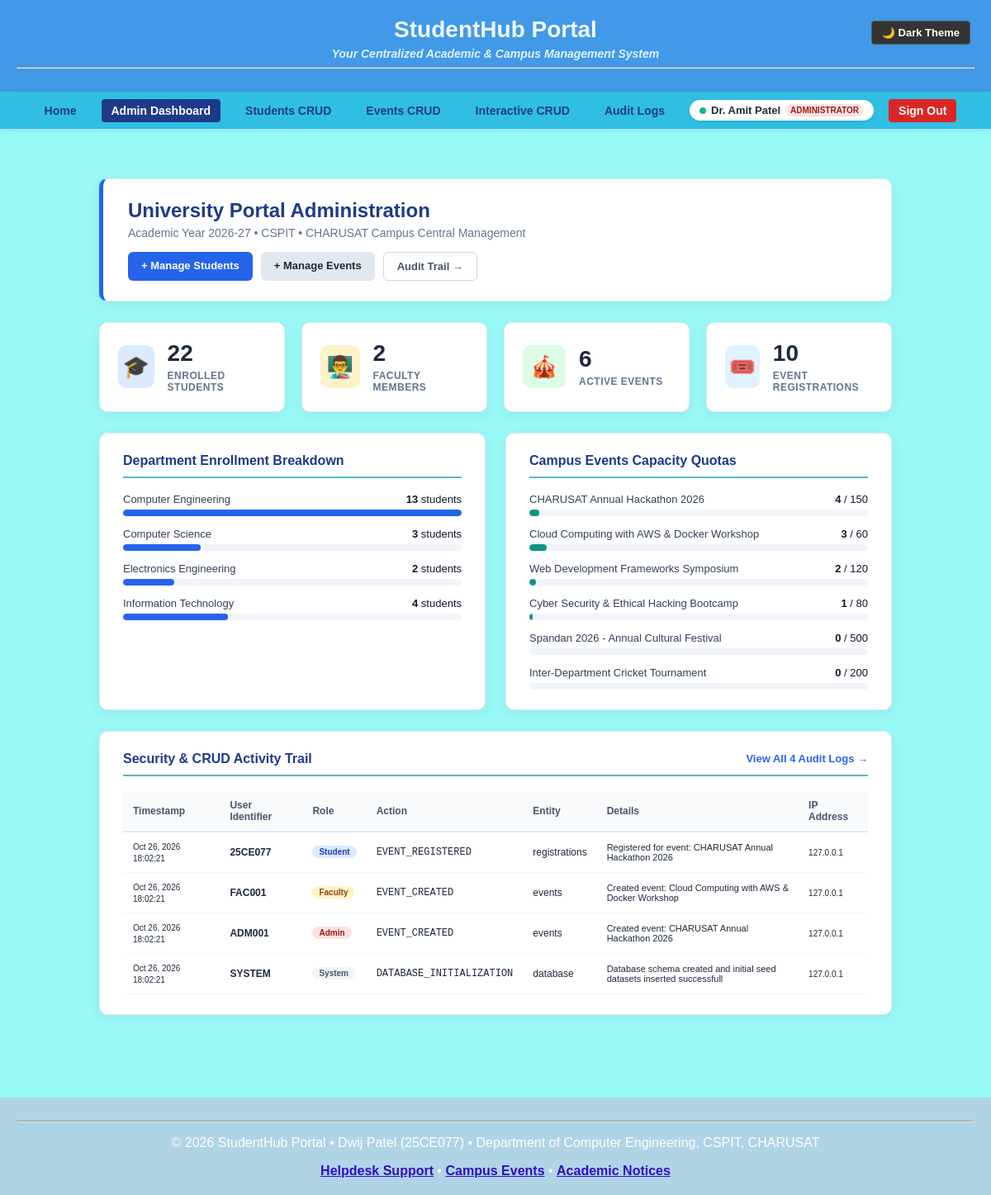
Screenshot of /Final_Practical/Admin.php (signed in) with the database file from the repository.
### tables this page shows
CREATE TABLE `audit_logs` (
  `log_id` INT AUTO_INCREMENT NOT NULL,
  `user_id` VARCHAR(20) DEFAULT NULL,
  `role` VARCHAR(20) DEFAULT NULL,
  `action` VARCHAR(50) NOT NULL,
  `entity` VARCHAR(50) NOT NULL,
  `entity_id` VARCHAR(50) DEFAULT NULL,
  `details` TEXT DEFAULT NULL,
  `ip_address` VARCHAR(45) DEFAULT NULL,
  `created_at` DATETIME NOT NULL DEFAULT CURRENT_TIMESTAMP,
  PRIMARY KEY (`log_id`),
  KEY `idx_audit_user` (`user_id`),
  KEY `idx_audit_action` (`action`),
  KEY `idx_audit_entity` (`entity`),
  KEY `idx_audit_created` (`created_at`)
);

### Final_Practical/Admin.php (the view, shortened to what this page needs)
<?php
$pdo  = getDB();
$totalStudents      = 0;
$totalFaculty       = 0;
$totalEvents        = 0;
$totalRegistrations = 0;
$totalAuditLogs     = 0;
$deptDistribution   = [];
$eventRegistrations = [];
$recentLogs         = [];
try {
    $totalStudents = (int)$pdo->query("SELECT COUNT(*) FROM students WHERE role = 'student'")->fetchColumn();
    $totalFaculty  = (int)$pdo->query("SELECT COUNT(*) FROM students WHERE role = 'faculty'")->fetchColumn();
    $totalEvents   = (int)$pdo->query("SELECT COUNT(*) FROM events")->fetchColumn();
    $totalRegistrations = (int)$pdo->query("SELECT COUNT(*) FROM registrations WHERE status != 'cancelled'")->fetchColumn();
    $totalAuditLogs = (int)$pdo->query("SELECT COUNT(*) FROM audit_logs")->fetchColumn();
    $deptStmt = $pdo->query(
        "SELECT course, COUNT(*) AS count
         FROM students
         WHERE role = 'student'
         GROUP BY course"
    );
    $deptDistribution = $deptStmt->fetchAll();
    $evtStmt = $pdo->query(
        "SELECT e.title, e.capacity, COUNT(r.registration_id) AS registered
         FROM events e
         LEFT JOIN registrations r ON e.event_id = r.event_id AND r.status != 'cancelled'
         GROUP BY e.event_id
         ORDER BY e.event_date ASC
         LIMIT 6"
    );
    $eventRegistrations = $evtStmt->fetchAll();
    $logStmt = $pdo->query(
        "SELECT log_id, user_id, role, action, entity, details, ip_address, created_at
         FROM audit_logs
         ORDER BY created_at DESC
         LIMIT 8"
    );
    $recentLogs = $logStmt->fetchAll();
} catch (PDOException $e) {
    error_log('[StudentHub Admin Dashboard Error] ' . $e->getMessage());
}
require_once __DIR__ . '/includes/header.php';
?>
<main>
    <div class="admin-container">
        <div class="admin-welcome">
            <div>
                <h2>University Portal Administration</h2>
                <p>Academic Year 2026-27 &bull; CSPIT &bull; CHARUSAT Campus Central Management</p>
            </div>
            <div class="admin-quick-links">
                <a href="manage_students.php" class="btn btn-primary">+ Manage Students</a>
                <a href="manage_events.php" class="btn btn-secondary">+ Manage Events</a>
                <a href="audit_logs.php" class="btn btn-outline">Audit Trail &rarr;</a>
            </div>
        </div>
        <div class="kpi-grid">
            <div class="kpi-card">
                <div class="kpi-icon icon-students">🎓</div>
                <div class="kpi-data">
                    <span class="kpi-number"><?= $totalStudents ?></span>
                    <span class="kpi-title">Enrolled Students</span>
                </div>
            </div>
            <div class="kpi-card">
                <div class="kpi-icon icon-faculty">👨‍🏫</div>
                <div class="kpi-data">
                    <span class="kpi-number"><?= $totalFaculty ?></span>
                    <span class="kpi-title">Faculty Members</span>
                </div>
            </div>
            <div class="kpi-card">
                <div class="kpi-icon icon-events">🎪</div>
                <div class="kpi-data">
                    <span class="kpi-number"><?= $totalEvents ?></span>
                    <span class="kpi-title">Active Events</span>
                </div>
            </div>
            <div class="kpi-card">
                <div class="kpi-icon icon-registrations">🎟️</div>
                <div class="kpi-data">
                    <span class="kpi-number"><?= $totalRegistrations ?></span>
                    <span class="kpi-title">Event Registrations</span>
                </div>
            </div>
        </div>
        <div class="analytics-grid">
            <div class="analytics-card">
                <h3>Department Enrollment Breakdown</h3>
                <div class="bar-chart-list">
                    <?php
                    $maxDept = 1;
                    foreach ($deptDistribution as $d) {
                        if ($d['count'] > $maxDept) $maxDept = $d['count'];
                    }
                    foreach ($deptDistribution as $d):
                        $pct = round(($d['count'] / max(1, $maxDept)) * 100);
                    ?>
                        <div class="bar-item">
                            <div class="bar-labels">
                                <span class="bar-name"><?= htmlspecialchars($d['course'], ENT_QUOTES, 'UTF-8') ?></span>
                                <span class="bar-val"><strong><?= (int)$d['count'] ?></strong> students</span>
                            </div>
                            <div class="bar-track">
                                <div class="bar-fill fill-blue" style="width: <?= $pct ?>%;"></div>
                            </div>
                        </div>
                    <?php endforeach; ?>
                </div>
            </div>
            <div class="analytics-card">
                <h3>Campus Events Capacity Quotas</h3>
                <div class="bar-chart-list">
                    <?php foreach ($eventRegistrations as $er):
                        $capPct = min(100, round(($er['registered'] / max(1, $er['capacity'])) * 100));
                    ?>
                        <div class="bar-item">
                            <div class="bar-labels">
                                <span class="bar-name"><?= htmlspecialchars($er['title'], ENT_QUOTES, 'UTF-8') ?></span>
                                <span class="bar-val"><strong><?= (int)$er['registered'] ?></strong> / <?= (int)$er['capacity'] ?></span>
                            </div>
                            <div class="bar-track">
                                <div class="bar-fill fill-teal" style="width: <?= $capPct ?>%;"></div>
                            </div>
                        </div>
                    <?php endforeach; ?>
                </div>
            </div>
        </div>
        <div class="activity-section">
            <div class="activity-header">
                <h3>Security &amp; CRUD Activity Trail</h3>
                <a href="audit_logs.php" style="color: #2563eb; font-size: 13px; font-weight: 600; text-decoration: none;">View All <?= $totalAuditLogs ?> Audit Logs &rarr;</a>
            </div>
            <div class="table-responsive">
                <table class="activity-table">
                    <thead>
                        <tr>
                            <th>Timestamp</th>
                            <th>User Identifier</th>
                            <th>Role</th>
                            <th>Action</th>
                            <th>Entity</th>
                            <th>Details</th>
                            <th>IP Address</th>
                        </tr>
                    </thead>
                    <tbody>
                        <?php if (empty($recentLogs)): ?>
                            <tr>
                                <td colspan="7" style="text-align: center; color: #64748b; padding: 25px;">No activity logged yet.</td>
                            </tr>
                        <?php else: ?>
                            <?php foreach ($recentLogs as $log): ?>
                                <tr>
                                    <td><small><?= date('M d, Y H:i:s', strtotime($log['created_at'])) ?></small></td>
                                    <td><strong><?= htmlspecialchars($log['user_id'] ?? 'SYSTEM', ENT_QUOTES, 'UTF-8') ?></strong></td>
                                    <td><span class="role-pill role-<?= strtolower($log['role'] ?? 'guest') ?>"><?= ucfirst(htmlspecialchars($log['role'] ?? 'Guest', ENT_QUOTES, 'UTF-8')) ?></span></td>
                                    <td><code><?= htmlspecialchars($log['action'], ENT_QUOTES, 'UTF-8') ?></code></td>
                                    <td><?= htmlspecialchars($log['entity'], ENT_QUOTES, 'UTF-8') ?></td>
                                    <td class="details-snippet"><?= htmlspecialchars(mb_substr($log['details'] ?? '', 0, 70), ENT_QUOTES, 'UTF-8') ?></td>
                                    <td><small><?= htmlspecialchars($log['ip_address'] ?? '127.0.0.1', ENT_QUOTES, 'UTF-8') ?></small></td>
                                </tr>
                            <?php endforeach; ?>
                        <?php endif; ?>
                    </tbody>
                </table>
            </div>
        </div>
    </div>
</main>
<?php require_once __DIR__ . '/includes/footer.php'; ?>

### Final_Practical/Style.css (style rules this page uses)
body { font-family: Arial, Helvetica, sans-serif; background-color: #99f9f7; color: rgb(65, 39, 8); margin: 0; padding: 0; transition: background-color 0.3s ease, color 0.3s ease; }
main { text-align: center; padding: 40px 20px; max-width: 960px; margin: auto; }

### Final_Practical/Admin.php (style rules this page uses)
.admin-container { max-width: 1180px; margin: 20px auto; text-align: left; }
.admin-welcome { background: #ffffff; padding: 24px 30px; border-radius: 10px; box-shadow: 0 4px 15px rgba(0,0,0,0.06); border: 1px solid #e2e8f0; margin-bottom: 25px; display: flex; justify-content: space-between; align-items: center; flex-wrap: wrap; gap: 15px; border-left: 5px solid #2563eb; }
.admin-welcome h2 { margin: 0 0 5px 0; color: #1e3a8a; }
.admin-welcome p { margin: 0; color: #64748b; font-size: 14px; }
.admin-quick-links { display: flex; gap: 10px; flex-wrap: wrap; }
.kpi-grid { display: grid; grid-template-columns: repeat(4, 1fr); gap: 20px; margin-bottom: 25px; }
.kpi-card { background: #ffffff; padding: 22px; border-radius: 10px; box-shadow: 0 4px 15px rgba(0,0,0,0.06); border: 1px solid #e2e8f0; display: flex; align-items: center; gap: 16px; }
.kpi-icon { width: 52px; height: 52px; border-radius: 10px; display: flex; align-items: center; justify-content: center; font-size: 26px; }
.icon-students { background: #dbeafe; }
.icon-faculty { background: #fef3c7; }
.icon-events { background: #dcfce7; }
.icon-registrations { background: #e0f2fe; }
.kpi-data { display: flex; flex-direction: column; }
.kpi-number { font-size: 28px; font-weight: 700; color: #1e293b; line-height: 1.1; }
.kpi-title { font-size: 12px; color: #64748b; font-weight: 600; text-transform: uppercase; letter-spacing: 0.5px; margin-top: 4px; }
.analytics-grid { display: grid; grid-template-columns: 1fr 1fr; gap: 24px; margin-bottom: 25px; }
.analytics-card { background: #ffffff; padding: 24px 28px; border-radius: 10px; box-shadow: 0 4px 15px rgba(0,0,0,0.06); border: 1px solid #e2e8f0; }
.analytics-card h3 { margin: 0 0 18px 0; color: #1e3a8a; font-size: 16px; border-bottom: 2px solid #55b7cf; padding-bottom: 10px; }
.bar-chart-list { display: flex; flex-direction: column; gap: 14px; }
.bar-labels { display: flex; justify-content: space-between; font-size: 13px; margin-bottom: 5px; }
.bar-name { color: #334155; font-weight: 500; }
.bar-val { color: #0f172a; }
.bar-track { width: 100%; height: 8px; background: #f1f5f9; border-radius: 4px; overflow: hidden; }
.bar-fill { height: 100%; border-radius: 4px; }
.fill-blue { background: #2563eb; }
.fill-teal { background: #0d9488; }
.activity-section { background: #ffffff; padding: 24px 28px; border-radius: 10px; box-shadow: 0 4px 15px rgba(0,0,0,0.06); border: 1px solid #e2e8f0; }
.activity-header { display: flex; justify-content: space-between; align-items: center; margin-bottom: 18px; border-bottom: 2px solid #55b7cf; padding-bottom: 10px; }
.activity-header h3 { margin: 0; color: #1e3a8a; font-size: 16px; }
.table-responsive { overflow-x: auto; }
.activity-table { width: 100%; border-collapse: collapse; font-size: 12px; }
.activity-table th { background: #f8fafc; color: #475569; font-weight: 700; text-align: left; padding: 10px 12px; border-bottom: 2px solid #e2e8f0; }
.activity-table td { padding: 10px 12px; border-bottom: 1px solid #f1f5f9; color: #1e293b; }
.details-snippet { color: #64748b; font-size: 11px; max-width: 250px; }
.role-pill { display: inline-block; padding: 2px 8px; border-radius: 10px; font-size: 10px; font-weight: 700; }
.role-student { background: #dbeafe; color: #1e40af; }
.role-faculty { background: #fef3c7; color: #92400e; }
.role-admin { background: #fee2e2; color: #991b1b; }
.role-system { background: #f1f5f9; color: #475569; }
.btn { display: inline-block; padding: 9px 16px; border-radius: 6px; font-size: 13px; font-weight: 600; text-decoration: none; cursor: pointer; border: none; }
.btn-primary { background: #2563eb; color: #ffffff; }
.btn-secondary { background: #e2e8f0; color: #1e293b; }
.btn-outline { background: transparent; border: 1px solid #cbd5e1; color: #475569; }

### rows the page displays
audit_logs: created_at "Oct 26, 2026 18:02:21", user "25CE077", role "Student", action "EVENT_REGISTERED", entity "registrations", details "Registered for event: CHARUSAT Annual Hackathon 2026", ip_address "127.0.0.1"
audit_logs: created_at "Oct 26, 2026 18:02:21", user "FAC001", role "Faculty", action "EVENT_CREATED", entity "events", details "Created event: Cloud Computing with AWS & Docker Workshop", ip_address "127.0.0.1"
audit_logs: created_at "Oct 26, 2026 18:02:21", user "ADM001", role "Admin", action "EVENT_CREATED", entity "events", details "Created event: CHARUSAT Annual Hackathon 2026", ip_address "127.0.0.1"
audit_logs: created_at "Oct 26, 2026 18:02:21", user "SYSTEM", role "System", action "DATABASE_INITIALIZATION", entity "database", details "Database schema created and initial seed datasets inserted successfull", ip_address "127.0.0.1"

### other values shown
$user['name'] "Dr. Amit Patel"
$totalStudents "22"
$totalFaculty "2"
$totalEvents "6"
$totalRegistrations "10"
$d['course'] "Computer Engineering"
$d['count'] "13"
$d['course'] "Computer Science"
$d['count'] "3"
$d['course'] "Electronics Engineering"
$d['count'] "2"
$d['course'] "Information Technology"
$d['count'] "4"
$er['title'] "CHARUSAT Annual Hackathon 2026"
$er['registered'] "4"
